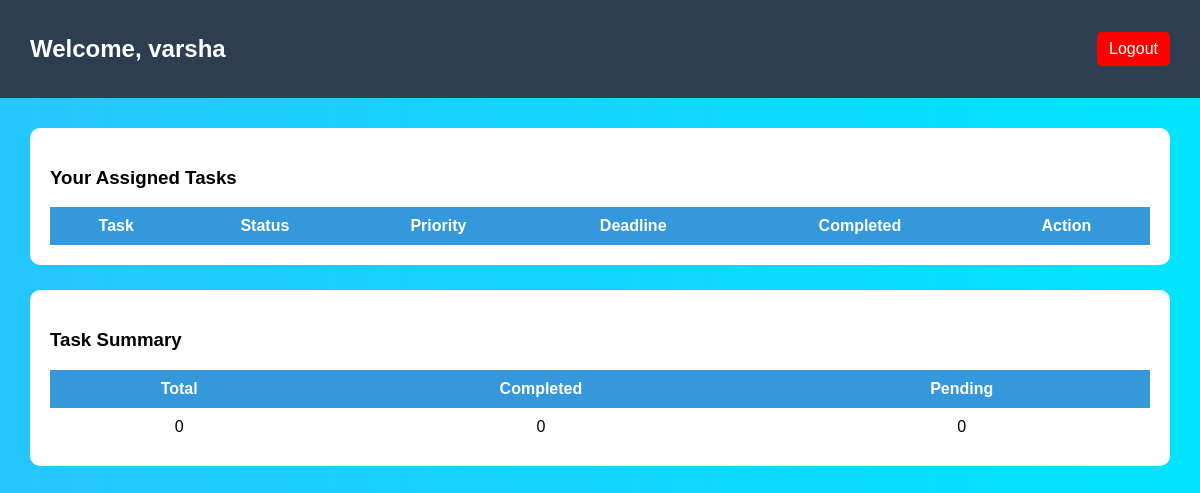
/dashboard (signed in), run on an earlier commit of the app's database.
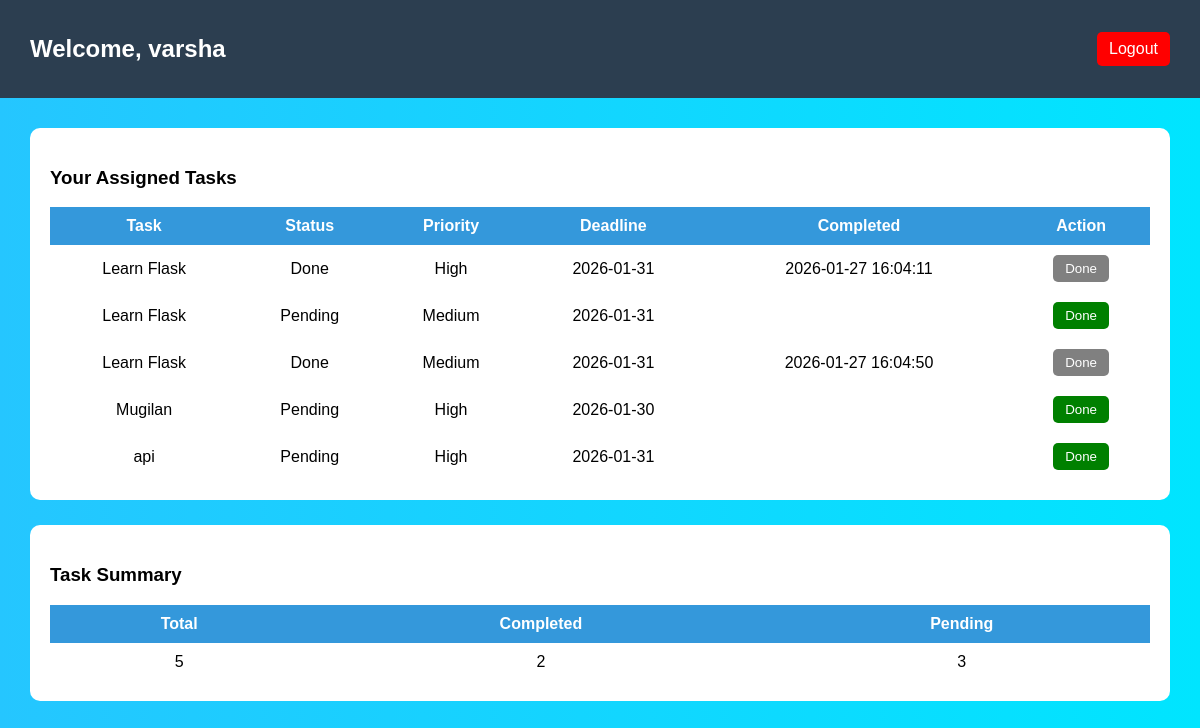
And on a later commit of the database.
### app.py (models this page shows)
class Task(db.Model):
    id = db.Column(db.Integer, primary_key=True)
    title = db.Column(db.String(200))
    status = db.Column(db.String(20), default="Pending")
    priority = db.Column(db.String(20))
    deadline = db.Column(db.String(20))
    completed_at = db.Column(db.String(50))
    user_id = db.Column(db.Integer, db.ForeignKey('user.id'))
    user = db.relationship('User', foreign_keys=[user_id])
    admin_id = db.Column(db.Integer, db.ForeignKey('user.id'))
    admin = db.relationship('User', foreign_keys=[admin_id])

### app.py (the view)
@app.route("/dashboard")
def dashboard():
    if 'user_id' not in session:
        return redirect("/")
    tasks = Task.query.filter_by(user_id=session['user_id']).all()
    total = len(tasks)
    completed = len([t for t in tasks if t.status == "Done"])
    pending = len([t for t in tasks if t.status == "Pending"])
    return render_template("dashboard.html",
        tasks=tasks,
        name=session['name'],
        total=total,
        completed=completed,
        pending=pending
    )

### templates/dashboard.html
<!DOCTYPE html>
<html>
<head>
<link rel="stylesheet" href="/static/style.css">
</head>
<body class="bg">
<div class="top-bar">
<h2>Welcome, {{ name }}</h2>
<a href="/logout" class="logout-btn">Logout</a>
</div>
<div class="page-content">
<div class="card">
<h3>Your Assigned Tasks</h3>
<table>
<tr>
<th>Task</th>
<th>Status</th>
<th>Priority</th>
<th>Deadline</th>
<th>Completed</th>
<th>Action</th>
</tr>
{% for t in tasks %}
<tr>
<td>{{ t.title }}</td>
<td>{{ t.status }}</td>
<td>{{ t.priority }}</td>
<td>{{ t.deadline }}</td>
<td>{{ t.completed_at }}</td>
<td>
{% if t.status == "Done" %}
    <button disabled style="background:gray;color:white;padding:6px 12px;border:none;border-radius:5px;">
        Done
    </button>
{% else %}
    <a href="/done/{{ t.id }}">
        <button style="background:green;color:white;padding:6px 12px;border:none;border-radius:5px;cursor:pointer;">
            Done
        </button>
    </a>
{% endif %}
</td>
</tr>
{% endfor %}
</table>
</div>
<div class="card">
<h3>Task Summary</h3>
<table>
<tr>
<th>Total</th>
<th>Completed</th>
<th>Pending</th>
</tr>
<tr>
<td>{{ total }}</td>
<td>{{ completed }}</td>
<td>{{ pending }}</td>
</tr>
</table>
</div>
</div>
</body>
</html>

### static/style.css (style rules this page uses)
body.bg { margin: 0; font-family: Arial; background: linear-gradient(to right, #25c6ff, #00e5ff); }
.top-bar { background: #2c3e50; padding: 15px 30px; color: white; display: flex; justify-content: space-between; align-items: center; }
.logout-btn { background: red; padding: 8px 12px; color: white; text-decoration: none; border-radius: 5px; }
.page-content { padding: 30px; }
.card { background: white; padding: 20px; margin-bottom: 25px; border-radius: 10px; }
table { width: 100%; border-collapse: collapse; }
th { background: #3498db; color: white; padding: 10px; }
td { padding: 10px; text-align: center; }

What changed in the data, as far as the page shows it:
added Task: title "Learn Flask", status "Done", priority "High", deadline "2026-01-31", completed_at "2026-01-27 16:04:11"
added Task: title "Learn Flask", status "Pending", priority "Medium", deadline "2026-01-31"
added Task: title "Learn Flask", status "Done", priority "Medium", deadline "2026-01-31", completed_at "2026-01-27 16:04:50"
added Task: title "Mugilan", status "Pending", priority "High", deadline "2026-01-30"
added Task: title "api", status "Pending", priority "High", deadline "2026-01-31"
Also different on the page:
{{ total }}: "0" → "5"
{{ completed }}: "0" → "2"
{{ pending }}: "0" → "3"
